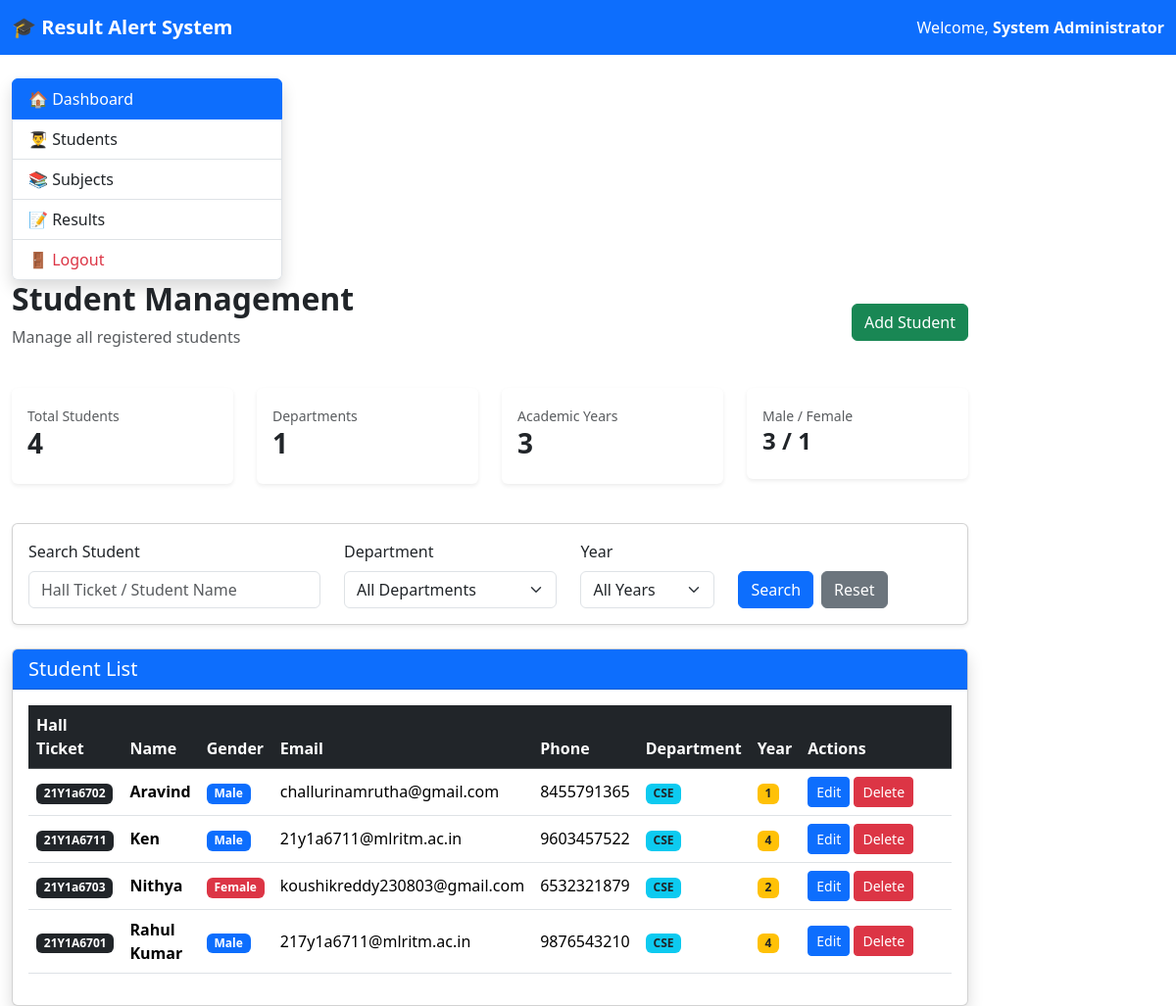
Page /admin/students.php (signed in) on the earlier database version.
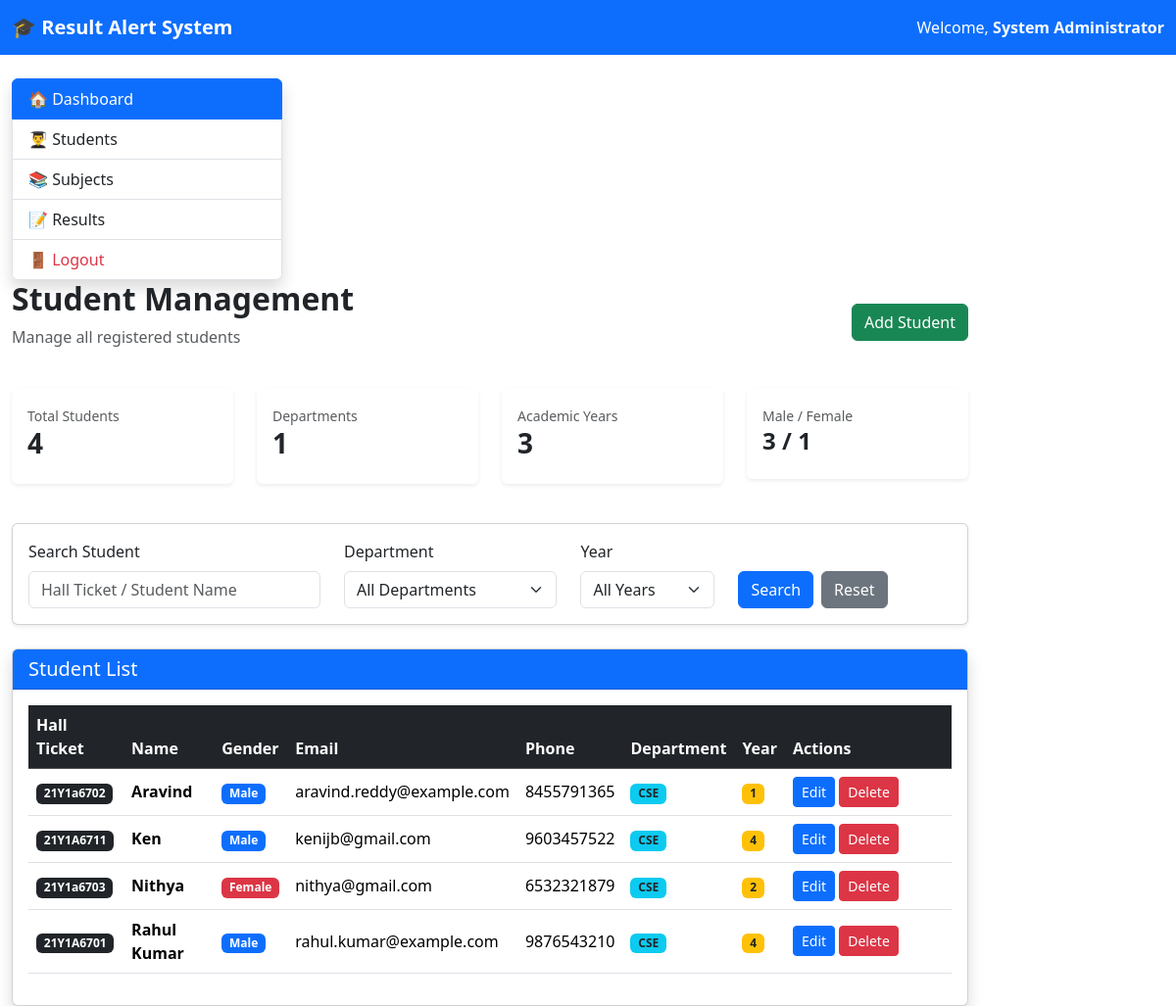
Same page on the later database version.
### tables this page shows
CREATE TABLE `students` (
  `student_id` int NOT NULL,
  `hall_ticket` varchar(20) NOT NULL,
  `full_name` varchar(100) NOT NULL,
  `gender` varchar(10) NOT NULL,
  `dob` date NOT NULL,
  `email` varchar(100) DEFAULT NULL,
  `phone` varchar(15) NOT NULL,
  `department` varchar(20) NOT NULL,
  `year` int NOT NULL,
  `created_at` timestamp NULL DEFAULT CURRENT_TIMESTAMP
);

### admin/students.php (the view, shortened to what this page needs)
<?php
require_once("../config/database.php");
$search = isset($_GET['search']) ? trim($_GET['search']) : "";
$totalStudents = mysqli_fetch_assoc(
    mysqli_query($conn, "SELECT COUNT(*) total FROM students")
)['total'];
$totalDepartments = mysqli_fetch_assoc(
    mysqli_query(
        $conn,
        "SELECT COUNT(DISTINCT department) total FROM students"
    )
)['total'];
$totalYears = mysqli_fetch_assoc(
    mysqli_query(
        $conn,
        "SELECT COUNT(DISTINCT year) total FROM students"
    )
)['total'];
$totalMale = mysqli_fetch_assoc(
    mysqli_query(
        $conn,
        "SELECT COUNT(*) total
         FROM students
         WHERE gender='Male'"
    )
)['total'];
$totalFemale = mysqli_fetch_assoc(
    mysqli_query(
        $conn,
        "SELECT COUNT(*) total
         FROM students
         WHERE gender='Female'"
    )
)['total'];
$sql = "
SELECT
    student_id,
    hall_ticket,
    full_name,
    gender,
    dob,
    email,
    phone,
    department,
    year
FROM students
WHERE 1=1
";
$sql .= "
ORDER BY full_name ASC
";
$stmt = mysqli_prepare($conn, $sql);
mysqli_stmt_execute($stmt);
$result = mysqli_stmt_get_result($stmt);
include("../includes/header.php");
?>
<div class="container-fluid mt-4">
<div class="row">
<?php include("../includes/sidebar.php"); ?>
<div class="col-lg-10">
<div class="d-flex justify-content-between align-items-center mb-4">
<div>
<h2 class="fw-bold">
Student Management
</h2>
<p class="text-muted">
Manage all registered students
</p>
</div>
<a href="add_student.php"
class="btn btn-success">
Add Student
</a>
</div>
<div class="row mb-4">
    <div class="col-md-3 mb-3">
        <div class="card border-0 shadow-sm">
            <div class="card-body">
                <div class="d-flex justify-content-between">
                    <div>
                        <small class="text-muted">
                            Total Students
                        </small>
                        <h3 class="fw-bold">
                            <?php echo $totalStudents; ?>
                        </h3>
                    </div>
                </div>
            </div>
        </div>
    </div>
    <div class="col-md-3 mb-3">
        <div class="card border-0 shadow-sm">
            <div class="card-body">
                <div class="d-flex justify-content-between">
                    <div>
                        <small class="text-muted">
                            Departments
                        </small>
                        <h3 class="fw-bold">
                            <?php echo $totalDepartments; ?>
                        </h3>
                    </div>
                </div>
            </div>
        </div>
    </div>
    <div class="col-md-3 mb-3">
        <div class="card border-0 shadow-sm">
            <div class="card-body">
                <div class="d-flex justify-content-between">
                    <div>
                        <small class="text-muted">
                            Academic Years
                        </small>
                        <h3 class="fw-bold">
                            <?php echo $totalYears; ?>
                        </h3>
                    </div>
                </div>
            </div>
        </div>
    </div>
    <div class="col-md-3 mb-3">
        <div class="card border-0 shadow-sm">
            <div class="card-body">
                <div class="d-flex justify-content-between">
                    <div>
                        <small class="text-muted">
                            Male / Female
                        </small>
                        <h4 class="fw-bold">
                            <?php echo $totalMale; ?>
                            /
                            <?php echo $totalFemale; ?>
                        </h4>
                    </div>
                </div>
            </div>
        </div>
    </div>
</div>
<div class="card shadow-sm mb-4">
<div class="card-body">
<form method="GET">
<div class="row">
<div class="col-md-4">
<label class="form-label">
Search Student
</label>
<input
type="text"
name="search"
class="form-control"
placeholder="Hall Ticket / Student Name"
value="<?php echo htmlspecialchars($search); ?>">
</div>
<div class="col-md-3">
<label class="form-label">
Department
</label>
<select
class="form-select"
name="department">
<option value="">
All Departments
</option>
</select>
</div>
<div class="col-md-2">
<label class="form-label">
Year
</label>
<select
class="form-select"
name="year">
<option value="">
All Years
</option>
</select>
</div>
<div class="col-md-3 d-flex align-items-end">
<button
class="btn btn-primary me-2">
Search
</button>
<a
href="students.php"
class="btn btn-secondary">
Reset
</a>
</div>
</div>
</form>
</div>
</div>
<div class="card shadow">
<div class="card-header bg-primary text-white">
<h5 class="mb-0">
Student List
</h5>
</div>
<div class="card-body">
<div class="table-responsive">
<table class="table table-hover align-middle">
<thead class="table-dark">
<tr>
<th>Hall Ticket</th>
<th>Name</th>
<th>Gender</th>
<th>Email</th>
<th>Phone</th>
<th>Department</th>
<th>Year</th>
<th width="170">
Actions
</th>
</tr>
</thead>
<tbody>
    <?php
if(mysqli_num_rows($result)>0)
{
while($row=mysqli_fetch_assoc($result))
{
?>
<tr>
<td>
<span class="badge bg-dark">
<?php echo htmlspecialchars($row['hall_ticket']); ?>
</span>
</td>
<td>
<strong>
<?php echo htmlspecialchars($row['full_name']); ?>
</strong>
</td>
<td>
<?php
if($row['gender']=="Male")
{
?>
<span class="badge bg-primary">
Male
</span>
<?php
}
else
{
?>
<span class="badge bg-danger">
Female
</span>
<?php
}
?>
</td>
<td>
<?php echo htmlspecialchars($row['email']); ?>
</td>
<td>
<?php echo htmlspecialchars($row['phone']); ?>
</td>
<td>
<span class="badge bg-info text-dark">
<?php echo htmlspecialchars($row['department']); ?>
</span>
</td>
<td>
<span class="badge bg-warning text-dark">
<?php echo htmlspecialchars($row['year']); ?>
</span>
</td>
<td>
<a
href="edit_student.php?id=<?php echo $row['student_id']; ?>"
class="btn btn-sm btn-primary">
Edit
</a>
<a
href="delete_student.php?id=<?php echo $row['student_id']; ?>"
class="btn btn-sm btn-danger"
onclick="return confirm('Are you sure you want to delete this student?');">
Delete
</a>
</td>
</tr>
<?php
}
}
?>
</tbody>
</table>
</div>
</div>
</div>
</div>
</div>
</div>
<?php
include("../includes/footer.php");
?>

### includes/header.php (shortened to what this page needs)
<!DOCTYPE html>
<html lang="en">
<head>
    <link href="https://cdn.jsdelivr.net/npm/bootstrap@5.3.3/dist/css/bootstrap.min.css" rel="stylesheet">
    <link rel="stylesheet" href="../assets/css/style.css">
</head>
<body>
<nav class="navbar navbar-dark bg-primary">
    <div class="container-fluid">
        <span class="navbar-brand fw-bold">
            🎓 Result Alert System
        </span>
        <span class="text-white">
            Welcome,
            <strong><?php echo $_SESSION['admin_name']; ?></strong>
        </span>
    </div>
</nav>

### includes/sidebar.php
<div class="col-md-3 sidebar">
    <div class="list-group shadow">
        <a href="dashboard.php" class="list-group-item list-group-item-action active">
            🏠 Dashboard
        </a>
        <a href="students.php" class="list-group-item list-group-item-action">
            👨‍🎓 Students
        </a>
        <a href="subjects.php" class="list-group-item list-group-item-action">
            📚 Subjects
        </a>
        <a href="results.php" class="list-group-item list-group-item-action">
            📝 Results
        </a>
        <a href="logout.php" class="list-group-item list-group-item-action text-danger">
            🚪 Logout
        </a>
    </div>
</div>

Differences in the rows shown:
changed students "Aravind": email "challurinamrutha@gmail.com" → "aravind.reddy@example.com"
changed students "Ken": email "21y1a6711@mlritm.ac.in" → "kenijb@gmail.com"
changed students "Nithya": email "koushikreddy230803@gmail.com" → "nithya@gmail.com"
changed students "Rahul Kumar": email "217y1a6711@mlritm.ac.in" → "rahul.kumar@example.com"
